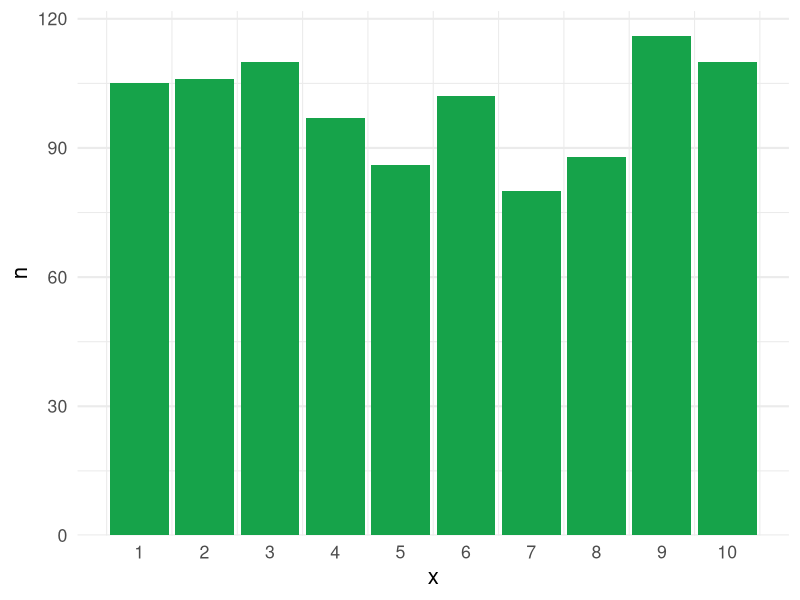
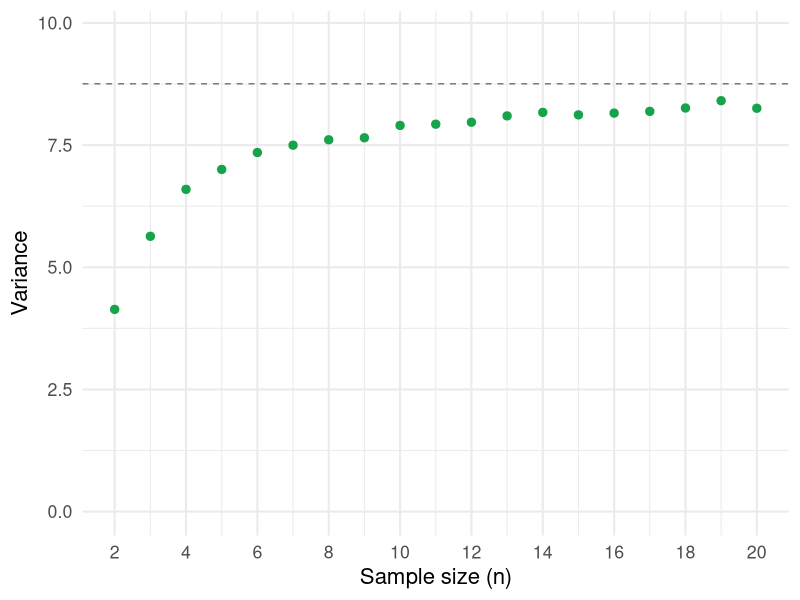
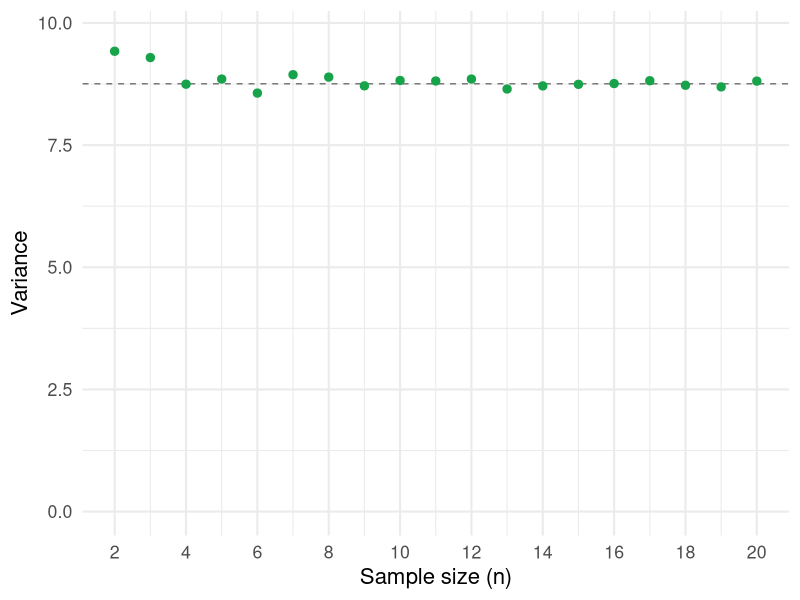
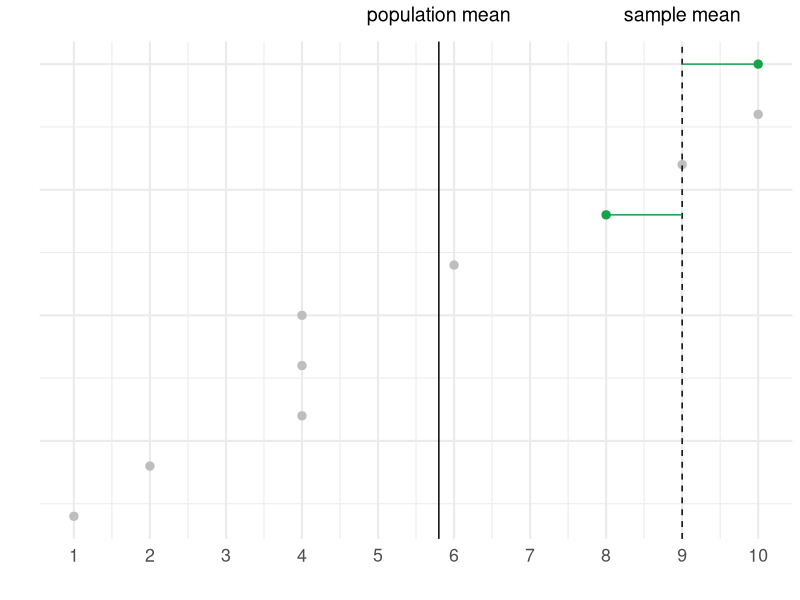
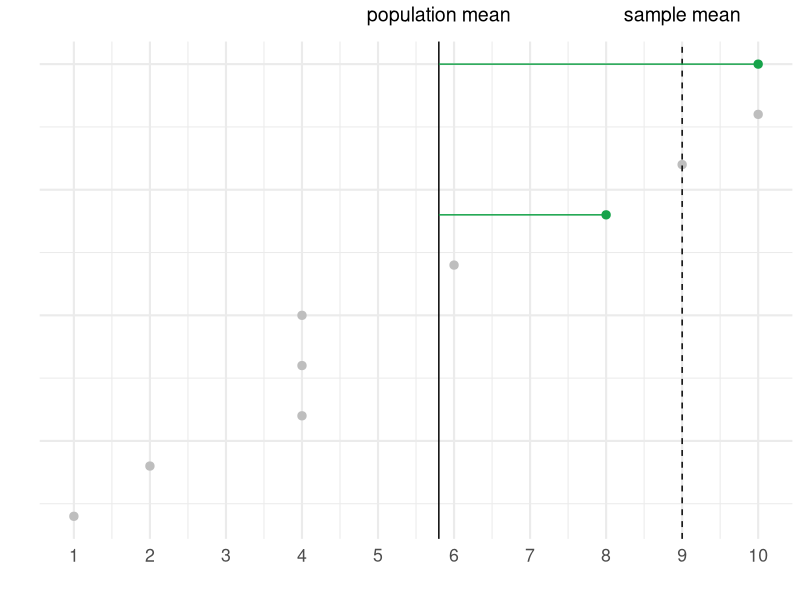
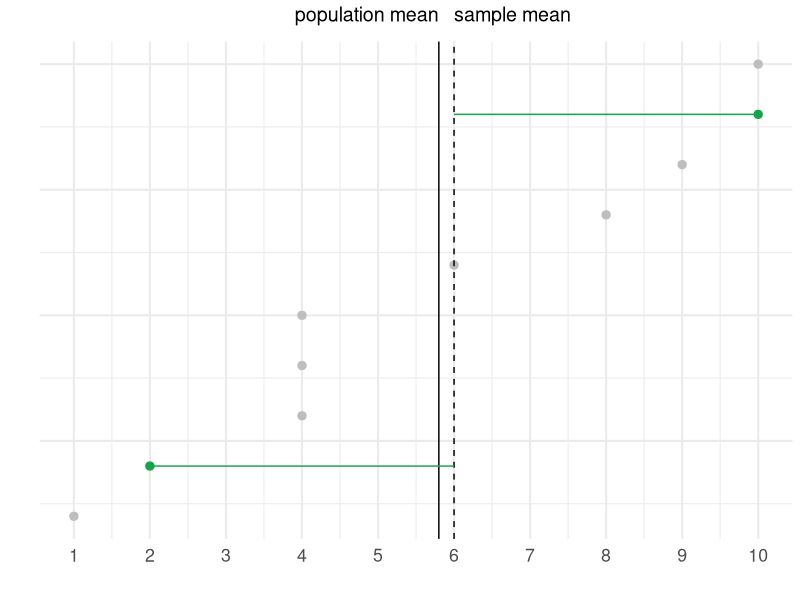
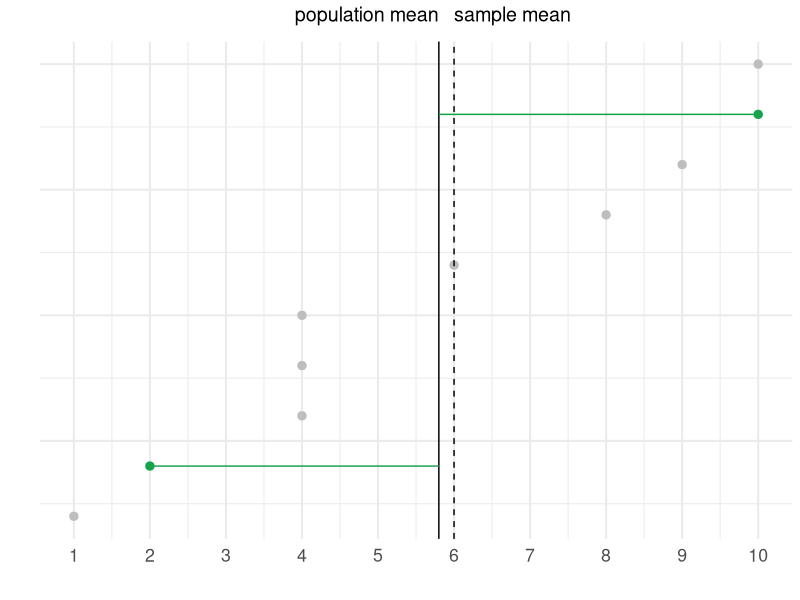
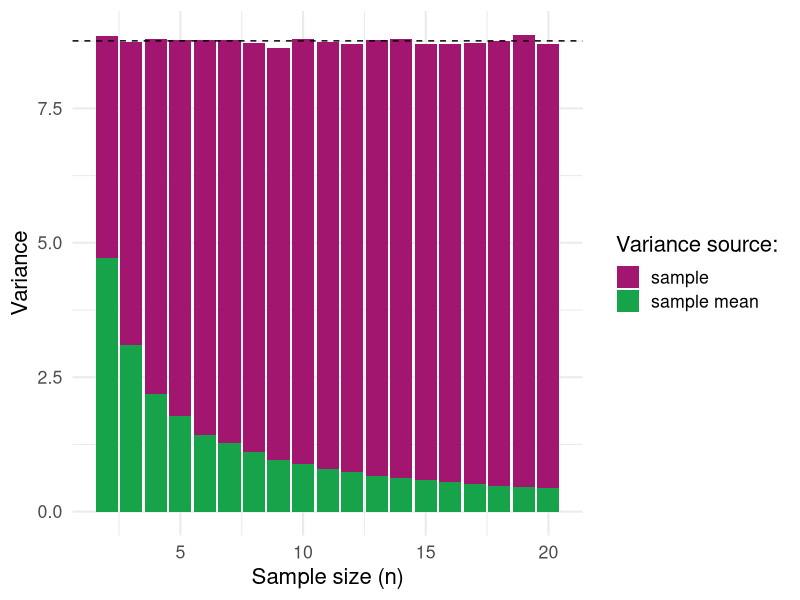

R code for these plots, in order:
## ---- chunk 1
#| label: setup
#| message: false
library(tidyverse)

# Create our own variance function that returns the population or sample
# variance
my_var <- function(x, population = FALSE) {
  if (population) {
    sum((x - mean(x))^2) / length(x)
  } else {
    sum((x - mean(x))^2) / (length(x) - 1)
  }
}

# Set the default ggplot theme
theme_set(theme_minimal(base_size = 16))
primary <- "#16a34a"
secondary <- "#A3166F"

# Set options
options(knitr.kable.NA = "")
## ---- chunk 2
#| label: fig-population

# Set the seed for reproducibility
set.seed(1212)

# Create a population consisting of values ranging from 1 to 10
population <- sample(1:10, size = 1000, replace = TRUE)

# Calculate the population variance
sigma <- my_var(population, population = TRUE)

# Visualize the population
ggplot(tibble(population = population), mapping = aes(x = population)) +
  geom_bar(fill = primary) +
  labs(x = "x", y = "n") +
  scale_x_continuous(breaks = 1:10) +
  scale_y_continuous(expand = expansion(mult = c(0, 0.05))) +
  theme(panel.grid.major.x = element_blank())
## ---- chunk 3
#| label: sample
# Draw a single sample from the population
sample <- sample(population, size = 5)
## ---- chunk 4
#| label: fig-variance-biased

# Create an empty data frame with the simulation parameters
samples <- crossing(
  n = 2:20,
  i = 1:1000
)

# Calculate the mean, sample variance, and population variance
# for each combination of n and i
samples <- samples |>
  rowwise() |>
  mutate(
    var_unbiased = my_var(sample(population, n), population = FALSE),
    var_biased = my_var(sample(population, n), population = TRUE)
  )

# Plot the results in two separate plots
ggplot(samples, aes(x = n, y = var_biased)) +
  geom_hline(yintercept = sigma, linetype = "dashed", alpha = .5) +
  stat_summary(fun = "mean", geom = "point", color = primary, size = 2.5) +
  labs(x = "Sample size (n)", y = "Variance") +
  coord_cartesian(ylim = c(0, sigma + 1)) +
  scale_x_continuous(breaks = seq(from = 2, to = 20, by = 2))
## ---- chunk 5
#| label: fig-variance-unbiased
ggplot(samples, aes(x = n, y = var_unbiased)) +
  geom_hline(yintercept = sigma, linetype = "dashed", alpha = .5) +
  stat_summary(fun = "mean", geom = "point", color = primary, size = 2.5) +
  labs(x = "Sample size (n)", y = "Variance") +
  coord_cartesian(ylim = c(0, sigma + 1)) +
  scale_x_continuous(breaks = seq(from = 2, to = 20, by = 2))
## ---- chunk 6
#| label: fig-bias-illustration-1-1

# Create the population
x <- c(1, 2, 4, 4, 4, 6, 8, 9, 10, 10)

# Get the sample mean and population mean
mean_sample <- mean(c(8, 10))
mean_population <- mean(x)

# Create a data frame to use with ggplot and the plot
sample1 <- tibble(
  index = 1:10,
  value = x,
  sample = factor(c(0, 0, 0, 0, 0, 0, 1, 0, 0, 1)),
)

ggplot(sample1, aes(y = index, x = value, color = sample)) +
  geom_point(size = 2.5) +
  geom_vline(xintercept = mean_sample, linetype = "dashed") +
  geom_vline(xintercept = mean_population, linetype = "solid") +
  annotate("segment", x = 8, xend = mean_sample, y = 7, color = primary) +
  annotate("segment", x = 10, xend = mean_sample, y = 10, color = primary) +
  annotate("text", label = "population mean", y = 11, x = 5.8, size = 5) +
  annotate("text", label = "sample mean", y = 11, x = 9, size = 5) +
  labs(x = "", y = "") +
  scale_x_continuous(breaks = 1:10) +
  scale_color_manual(values = c("gray", primary)) +
  coord_cartesian(ylim = c(1, 10), clip = "off") +
  guides(color = "none") +
  theme(
    axis.text.y = element_blank(),
    plot.margin = unit(c(30, 5.5, 5.5, 5.5), "pt")
  )
## ---- chunk 7
#| label: fig-bias-illustration-1-2
ggplot(sample1, aes(y = index, x = value, color = sample)) +
  geom_point(size = 2.5) +
  geom_vline(xintercept = mean_sample, linetype = "dashed") +
  geom_vline(xintercept = mean_population, linetype = "solid") +
  annotate("segment", x = 8, xend = mean_population, y = 7, color = primary) +
  annotate("segment", x = 10, xend = mean_population, y = 10, color = primary) +
  annotate("text", label = "population mean", y = 11, x = 5.8, size = 5) +
  annotate("text", label = "sample mean", y = 11, x = 9, size = 5) +
  labs(x = "", y = "") +
  scale_x_continuous(breaks = 1:10) +
  scale_color_manual(values = c("gray", primary)) +
  coord_cartesian(ylim = c(1, 10), clip = "off") +
  guides(color = "none") +
  theme(
    axis.text.y = element_blank(),
    plot.margin = unit(c(30, 5.5, 5.5, 5.5), "pt")
  )
## ---- chunk 8
#| label: fig-bias-illustration-2-1
mean_sample <- mean(c(2, 10))
mean_population <- mean(x)

sample2 <- tibble(
  index = 1:10,
  value = x,
  sample = factor(c(0, 1, 0, 0, 0, 0, 0, 0, 1, 0)),
)

ggplot(sample2, aes(y = index, x = value, color = sample)) +
  geom_point(size = 2.5) +
  geom_vline(xintercept = mean_sample, linetype = "dashed") +
  geom_vline(xintercept = mean_population, linetype = "solid") +
  annotate("segment", x = 2, xend = mean_sample, y = 2, color = primary) +
  annotate("segment", x = 10, xend = mean_sample, y = 9, color = primary) +
  annotate(
    "text",
    label = "population mean",
    y = 11,
    x = 5.8,
    ,
    hjust = 1,
    size = 5
  ) +
  annotate(
    "text",
    label = "sample mean",
    y = 11,
    x = 6,
    ,
    hjust = 0,
    size = 5
  ) +
  labs(x = "", y = "") +
  scale_x_continuous(breaks = 1:10) +
  scale_color_manual(values = c("gray", primary)) +
  coord_cartesian(ylim = c(1, 10), clip = "off") +
  guides(color = "none") +
  theme(
    axis.text.y = element_blank(),
    plot.margin = unit(c(30, 5.5, 5.5, 5.5), "pt")
  )
## ---- chunk 9
#| label: fig-bias-illustration-2-2
ggplot(sample2, aes(y = index, x = value, color = sample)) +
  geom_point(size = 2.5) +
  geom_vline(xintercept = mean_sample, linetype = "dashed") +
  geom_vline(xintercept = mean_population, linetype = "solid") +
  annotate("segment", x = 2, xend = mean_population, y = 2, color = primary) +
  annotate("segment", x = 10, xend = mean_population, y = 9, color = primary) +
  annotate(
    "text",
    label = "population mean",
    y = 11,
    x = 5.8,
    ,
    hjust = 1,
    size = 5
  ) +
  annotate(
    "text",
    label = "sample mean",
    y = 11,
    x = 6,
    ,
    hjust = 0,
    size = 5
  ) +
  labs(x = "", y = "") +
  scale_x_continuous(breaks = 1:10) +
  scale_color_manual(values = c("gray", primary)) +
  coord_cartesian(ylim = c(1, 10), clip = "off") +
  guides(color = "none") +
  theme(
    axis.text.y = element_blank(),
    plot.margin = unit(c(30, 5.5, 5.5, 5.5), "pt")
  )
## ---- chunk 10
#| label: fig-sources-of-variance

# Calculate the variance sources per sample size
variance_sources <- samples |>
  mutate(var_mean = var_unbiased / n) |>
  group_by(n) |>
  summarize(
    var_biased = mean(var_biased),
    var_unbiased = mean(var_unbiased),
    var_mean = mean(var_mean)
  ) |>
  pivot_longer(
    cols = c(var_biased, var_mean),
    names_to = "variance_source",
    values_to = "variance"
  ) |>
  mutate(
    variance_source = recode(
      variance_source,
      "var_biased" = "sample",
      "var_mean" = "sample mean"
    )
  )

ggplot(variance_sources, aes(x = n, fill = variance_source, y = variance)) +
  geom_col() +
  geom_hline(yintercept = sigma, linetype = "dashed") +
  labs(x = "Sample size (n)", y = "Variance", fill = "Variance source:") +
  scale_fill_manual(values = c(secondary, primary))
